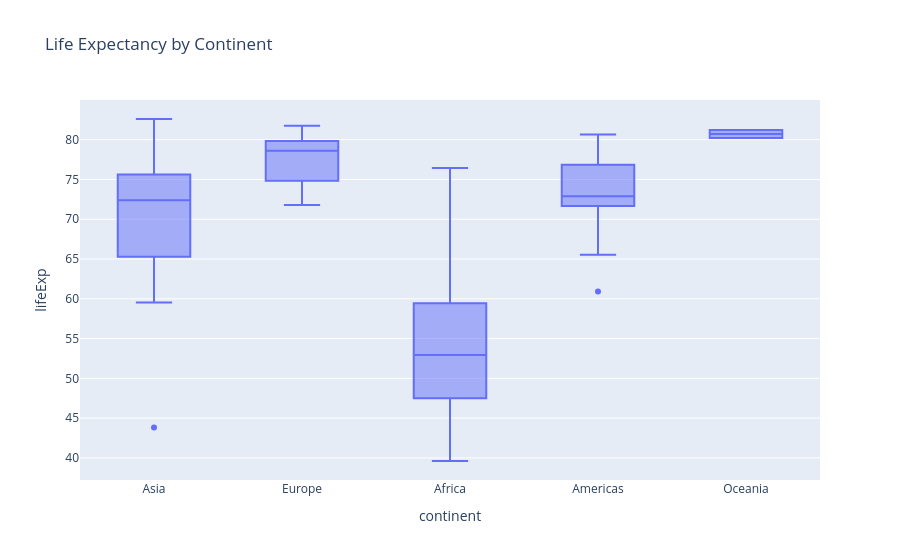

Write notebook code for a chart like this one.
### Markdown cell above
### Experiment 5: Box Plot

### Code cell
fig = px.box(
    df_2007,
    x="continent",
    y="lifeExp",
    title="Life Expectancy by Continent"
)

fig.show()

### Figure 1 — Plotly figure (JSON) as saved in the notebook; plotly's stock layout.template omitted (floating-point values rounded to 4 significant figures; data arrays with more than 128 entries replaced by an {"elided": "..."} marker saying what was removed)
{"data": [{"alignmentgroup": "True", "hovertemplate": "continent=%{x}<br>lifeExp=%{y}<extra></extra>", "legendgroup": "", "marker": {"color": "#636efa"}, "name": "", "notched": false, "offsetgroup": "", "orientation": "v", "showlegend": false, "type": "box", "x": {"elided": "142 str values"}, "x0": " ", "xaxis": "x", "y": {"elided": "142 float values"}, "y0": " ", "yaxis": "y"}], "layout": {"boxmode": "group", "legend": {"tracegroupgap": 0}, "title": {"text": "Life Expectancy by Continent"}, "xaxis": {"anchor": "y", "domain": [0.0, 1.0], "title": {"text": "continent"}}, "yaxis": {"anchor": "x", "domain": [0.0, 1.0], "title": {"text": "lifeExp"}}}}
